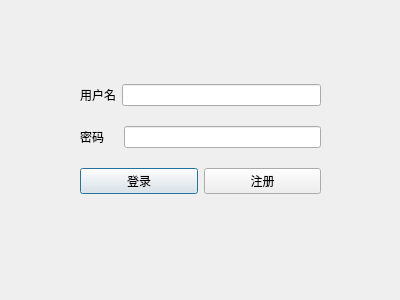
<?xml version="1.0" encoding="UTF-8"?>
<ui version="4.0">
 <class>loginDialog</class>
 <widget class="QDialog" name="loginDialog">
  <property name="geometry">
   <rect>
    <x>0</x>
    <y>0</y>
    <width>400</width>
    <height>300</height>
   </rect>
  </property>
  <property name="windowTitle">
   <string>Dialog</string>
  </property>
  <widget class="QWidget" name="verticalLayoutWidget">
   <property name="geometry">
    <rect>
     <x>80</x>
     <y>70</y>
     <width>241</width>
     <height>141</height>
    </rect>
   </property>
   <layout class="QVBoxLayout" name="loginwidget">
    <item>
     <layout class="QHBoxLayout" name="usernameLayout">
      <item>
       <widget class="QLabel" name="username">
        <property name="text">
         <string>用户名</string>
        </property>
       </widget>
      </item>
      <item>
       <widget class="QLineEdit" name="usernameinput"/>
      </item>
     </layout>
    </item>
    <item>
     <layout class="QHBoxLayout" name="passwordLayout">
      <item>
       <widget class="QLabel" name="password">
        <property name="text">
         <string>密码    </string>
        </property>
       </widget>
      </item>
      <item>
       <widget class="QLineEdit" name="passwordinput"/>
      </item>
     </layout>
    </item>
    <item>
     <layout class="QHBoxLayout" name="btnLayout">
      <item>
       <widget class="QPushButton" name="loginBtn">
        <property name="text">
         <string>登录</string>
        </property>
       </widget>
      </item>
      <item>
       <widget class="QPushButton" name="registerBtn">
        <property name="text">
         <string>注册</string>
        </property>
       </widget>
      </item>
     </layout>
    </item>
   </layout>
  </widget>
 </widget>
 <resources/>
 <connections/>
</ui>
